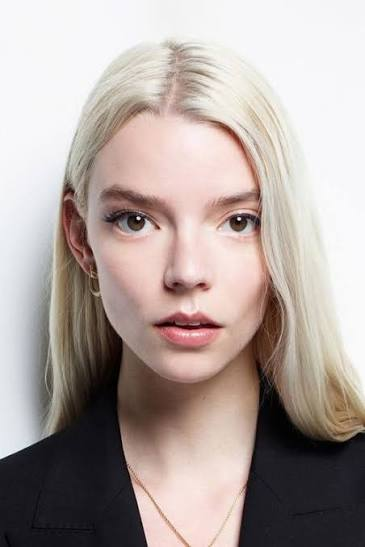
#> input picture Fotos originales/ana-taylo-joy.jpg, 365 x 547 px, found by its file name
$ jupyter execute fotoapp_testdev.ipynb   (older library calls are emulated)
#> lines starting #> are read from the running program, lines starting #| are printed output that depends on the picture
### fotoapp.py
# ----------------- FOTOAPP -----------------
# Procesamiento de imágenes con Python

from io import BytesIO
from pathlib import Path
from urllib.error import HTTPError, URLError
from urllib.request import Request, urlopen
import os
import cv2
import matplotlib.pyplot as plt
import numpy as np
from PIL import Image, ImageFilter, ImageOps


# ----------------- CONFIGURACIÓN -----------------
# Dimensiones recomendadas para cada red social
DIMENSIONES = {
    "youtube": (1280, 720),
    "instagram": (1080, 1350),
    "twitter": (1600, 900),
    "facebook": (1200, 630),}

# Filtros disponibles en el menú
FILTROS_MENU = {
    "1": "blur",
    "2": "contour",
    "3": "detail",
    "4": "edge enhance",
    "5": "edge enhance more",
    "6": "emboss",
    "7": "find edges",
    "8": "sharpen",
    "9": "smooth",}

FILTROS_PILLOW = {
    "blur": ImageFilter.BLUR,
    "contour": ImageFilter.CONTOUR,
    "detail": ImageFilter.DETAIL,
    "edge enhance": ImageFilter.EDGE_ENHANCE,
    "edge enhance more": ImageFilter.EDGE_ENHANCE_MORE,
    "emboss": ImageFilter.EMBOSS,
    "find edges": ImageFilter.FIND_EDGES,
    "sharpen": ImageFilter.SHARPEN,
    "smooth": ImageFilter.SMOOTH,}


# ----------------- FUNCIONES AUXILIARES -----------------

# [7 lines left out: function validar_imagen, not called in this run]


def es_entorno_interactivo():
    """Indica si el programa se está ejecutando en Jupyter o Google Colab."""
    try:
        from IPython import get_ipython
        return get_ipython() is not None
    except ImportError:
        return False


# [75 lines left out: functions limpiar_pantalla, mostrar_comparacion, pausar_y_cerrar_figuras, abrir_imagen, not called in this run]


def leer_y_redimensionar(ruta, palabra_clave, guardar_en=None):
    """
    Redimensiona una imagen según la plataforma elegida, conserva su
    proporción y la centra sobre un lienzo blanco.
    """
#> called with palabra_clave = 'Youtube'
    plataforma = palabra_clave.lower().strip()
    if plataforma not in DIMENSIONES:
        plataformas = ", ".join(DIMENSIONES.keys())
        raise ValueError(f"Plataforma no válida. Opciones: {plataformas}.")
    imagen = abrir_imagen(ruta)
#> in abrir_imagen, imagen is the input picture: PIL image 365x547 RGB; mean R, G, B 176.2, 164, 159.5
    ancho, alto = DIMENSIONES[plataforma]
    imagen_ajustada = ImageOps.contain(imagen, (ancho, alto), method=Image.Resampling.LANCZOS,)
    lienzo = Image.new("RGB", (ancho, alto), "white")
#> lienzo: PIL image 1280x720 RGB; every value is 255
    posicion = (
        (ancho - imagen_ajustada.width) // 2,
        (alto - imagen_ajustada.height) // 2,)
#> posicion = (400, 0)
    lienzo.paste(imagen_ajustada, posicion)
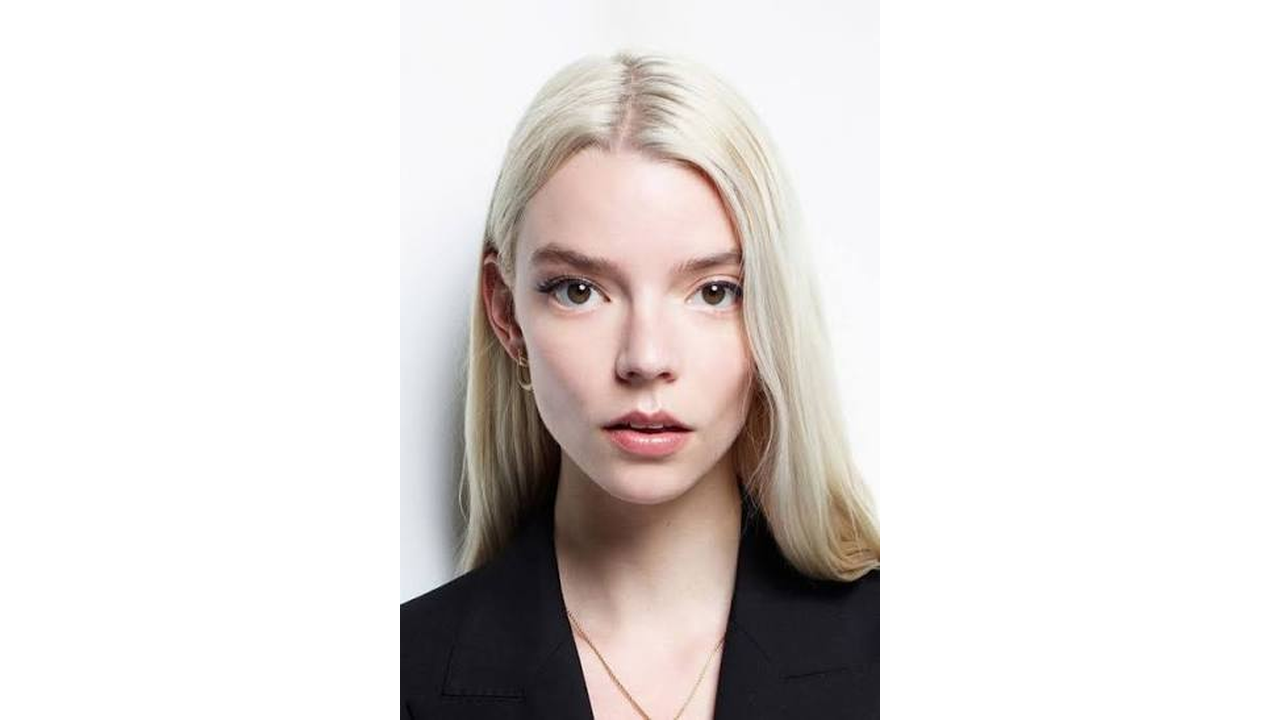
#> lienzo: PIL image 1280x720 RGB; mean R, G, B 225.5, 220.9, 219.2
    if guardar_en is not None:
        ruta_guardado = Path(guardar_en)
        ruta_guardado.parent.mkdir(parents=True, exist_ok=True)
        lienzo.save(ruta_guardado)
    return lienzo


# ----------------- (2) AJUSTAR CONTRASTE -----------------
# [142 lines left out: functions ajustar_contraste_histograma, aplicar_filtro, detectar_bordes, main, not called in this run]


# Ejecutar el menú solamente cuando se inicia este archivo directamente.
# [2 lines that do not run on import are left out]

### fotoapp_testdev.ipynb
# **Proyecto 2: Procesamiento de imágenes y modelos de regresión con Python**
### **Primera parte**

**Alumnos:** Colombo Carolina - Eket Leandro

##**Inciso 1. Leer y redimensionar una imagen**

[cell 1]
from pathlib import Path
import sys

try:
    # Si estamos en Google Colab, montamos Drive y usamos la ruta de Drive
    from google.colab import drive
    drive.mount('/content/drive')
    base_dir = Path("/content/drive/MyDrive/Colab Notebooks/Proyecto2")
except ImportError:
    # Si estamos en local (VS Code / Jupyter), usamos la carpeta actual del proyecto
    base_dir = Path.cwd()
folder = str(base_dir / "Fotos originales")
resultados = str(base_dir / "Resultados")

# Nos aseguramos de que la carpeta Resultados exista y que Python encuentre fotoapp.py
Path(resultados).mkdir(parents=True, exist_ok=True)
if str(base_dir) not in sys.path:
    sys.path.append(str(base_dir))

[cell 2]
# importamos 'fotoapp.py'
from fotoapp import abrir_imagen, leer_y_redimensionar, ajustar_contraste_histograma, aplicar_filtro, detectar_bordes
import matplotlib.pyplot as plt
from PIL import Image, ImageOps, ImageEnhance
import cv2
import numpy as np

[cell 3]
# definimos la ruta de la imagen
ruta = folder + "/ana-taylo-joy.jpg"
#ruta = folder + "/timothee-chalamet.jpg"
#ruta = folder + "/zendaya.jpg"
#ruta = folder + "/tom-holland.jpg"

[cell 4]
# Usamos la función con las cuatro plataformas
dimensiones = ["Youtube", "Instagram", "Twitter", "Facebook"]
for plataforma in dimensiones:
    nombre_archivo = f"redimensionada_{plataforma.lower()}.png"
    ruta_guardado = resultados + "/" + nombre_archivo

    resultado = leer_y_redimensionar(ruta, plataforma, ruta_guardado)

    print(plataforma, resultado.size)
#| Youtube (1280, 720)

    plt.figure(figsize=(6, 4))
    plt.imshow(resultado)
    plt.title(f"Imagen para {plataforma}")
    plt.axis("off")
    plt.show()

##**Inciso 2. Ajustar el contraste mediante el histograma**

[cell 5]
# Abrimos la fotografía original
imagen_original = Image.open(ruta).convert("RGB")

# Creamos una versión más oscura
oscura = ImageEnhance.Brightness(imagen_original).enhance(0.3)
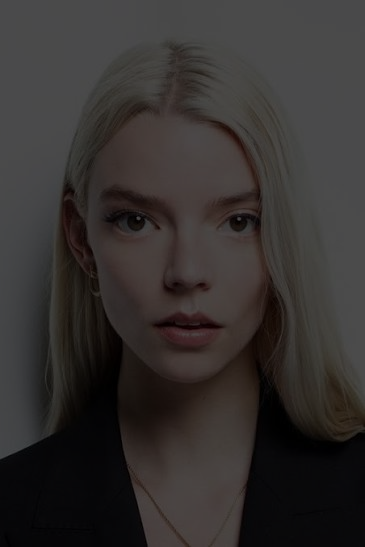
#> oscura: PIL image 365x547 RGB; mean R, G, B 52.4, 48.8, 47.4
oscura.save(resultados + "/oscura.jpg")

# Creamos una versión con exceso de luz
sobreexpuesta = ImageEnhance.Brightness(imagen_original).enhance(2.0)
sobreexpuesta.save(resultados + "/sobreexpuesta.jpg")

[cell 6]
# Mostramos las tres imágenes para comparar
figura, ejes = plt.subplots(1, 3, figsize=(15, 5))

ejes[0].imshow(imagen_original)
ejes[0].set_title("Imagen original")

ejes[1].imshow(oscura)
ejes[1].set_title("Imagen oscura")

ejes[2].imshow(sobreexpuesta)
ejes[2].set_title("Imagen sobreexpuesta")

for eje in ejes:
    eje.axis("off")

plt.tight_layout()
plt.show()
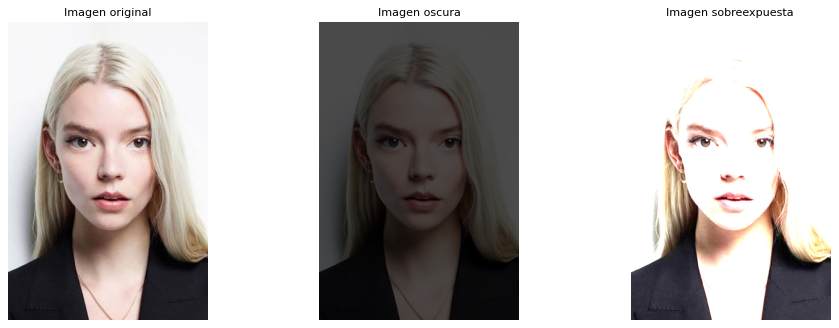
#> figure drawn by matplotlib, 3 panels

[cell 7]
# Ecualizamos la imagen oscura
resultado_oscura = ajustar_contraste_histograma(oscura, resultados + "/contraste_oscura.png")
#> in ajustar_contraste_histograma, `imagen_ycrcb = cv2.cvtColor(imagen_array, cv2.COLOR_RGB2YCrCb)`: imagen_ycrcb: shape (547, 365, 3); mean of channels 0, 1, 2 49.7, 129.9, 126.8
#> in ajustar_contraste_histograma, `y_ecualizado = cv2.equalizeHist(y)`:
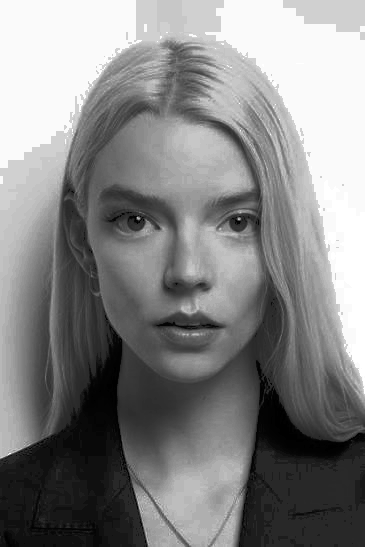
#> y_ecualizado: shape (547, 365); min 0, max 255, mean 132.5
#> in ajustar_contraste_histograma, `imagen_ecualizada = cv2.merge((y_ecualizado, cr, cb))`: imagen_ecualizada: shape (547, 365, 3); mean of channels 0, 1, 2 132.5, 129.9, 126.8

# Ecualizamos la imagen sobreexpuesta
resultado_sobreexpuesta = ajustar_contraste_histograma(sobreexpuesta, resultados + "/contraste_sobreexpuesta.png")
#> in ajustar_contraste_histograma (call 2), `imagen_ycrcb = cv2.cvtColor(imagen_array, cv2.COLOR_RGB2YCrCb)`: imagen_ycrcb: shape (547, 365, 3); mean of channels 0, 1, 2 210.5, 131.4, 125.8
#> in ajustar_contraste_histograma (call 2), `y, cr, cb = cv2.split(imagen_ycrcb)`:
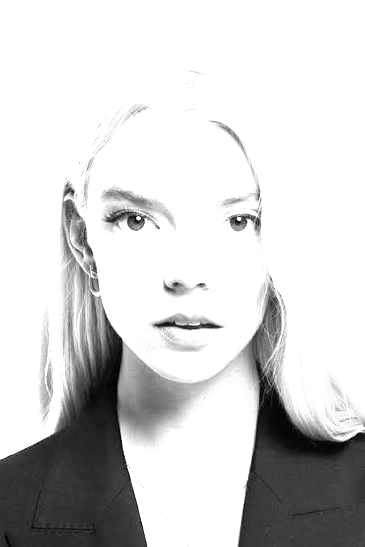
#> y: shape (547, 365); min 0, max 255, mean 210.5
#> in ajustar_contraste_histograma (call 2), `imagen_ecualizada = cv2.merge((y_ecualizado, cr, cb))`: imagen_ecualizada: shape (547, 365, 3); mean of channels 0, 1, 2 185.6, 131.4, 125.8
#> in ajustar_contraste_histograma (call 2), `imagen_ecualizada = cv2.cvtColor(imagen_ecualizada, cv2.COLOR_YCrCb2RG..`:
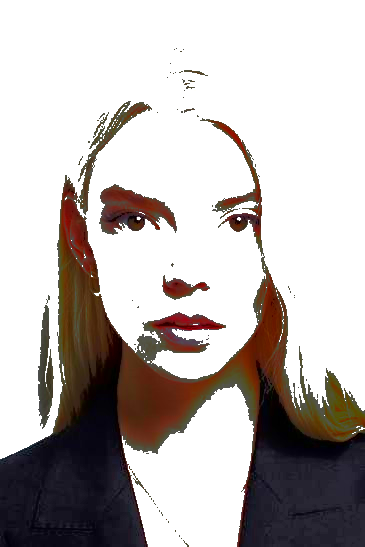
#> imagen_ecualizada: shape (547, 365, 3); mean R, G, B 190.3, 184, 181.9

##**Inciso 3. Filtros**

[cell 8]
imagen = Image.open(ruta).convert("RGB")
nombres_filtros = [
    "Blur",
    "Contour",
    "Detail",
    "Edge Enhance",
    "Edge Enhance More",
    "Emboss",
    "Find Edges",
    "Sharpen",
    "Smooth"]

for nombre in nombres_filtros:
    archivo = nombre.lower().replace(" ", "_")
    aplicar_filtro(
        imagen,
        nombre,
        resultados + "/filtro_" + archivo + ".png")

### Comparación de los 9 filtros de Pillow
- **Suavizado y enfoque:** `Blur` y `Smooth` reducen el ruido y suavizan detalles finos (`Blur` es más marcado), mientras que `Sharpen` y `Detail` realzan la nitidez y los detalles locales.
- **Realce de bordes:** `Edge Enhance` y `Edge Enhance More` acentúan los contornos manteniendo la imagen original de fondo (`Edge Enhance More` con mayor intensidad).
- **Efectos artísticos / extracción de contornos:** `Contour` y `Find Edges` destacan casi exclusivamente los bordes sobre fondo claro u oscuro respectivamente, y `Emboss` genera un efecto de relieve en escala de grises.

##**Inciso 4. Detección de bordes y contornos**

[cell 9]
# Cargamos la imagen
imagen = Image.open(ruta).convert("RGB")

# Aplicamos Sobel y guardamos la comparación
resultado_sobel = detectar_bordes(imagen,"sobel",resultados + "/comparacion_sobel.png")
#> in detectar_bordes, `gris = cv2.cvtColor( np.array(imagen.convert("RGB")), cv2.COLOR_RGB2GR..`:
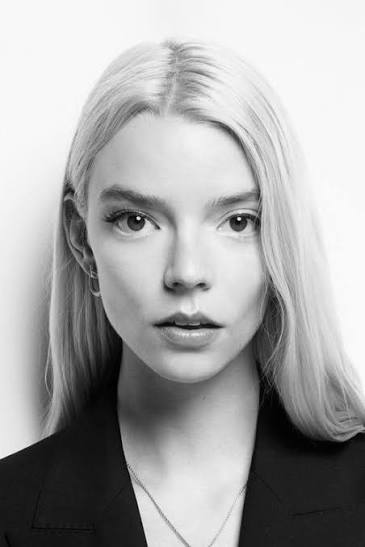
#> gris: shape (547, 365); min 0, max 253, mean 167.1
#> in detectar_bordes, `gradiente_x = cv2.Sobel(gris, cv2.CV_64F, 1, 0, ksize=3)`:
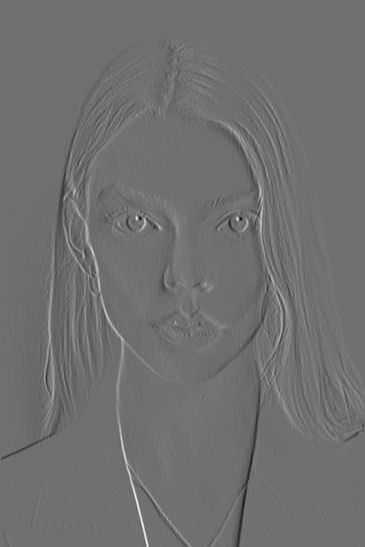
#> gradiente_x: shape (547, 365) float64; min -712, max 905, mean -0.2; drawn with min black and max white

# Aplicamos Canny y guardamos la comparación
resultado_canny = detectar_bordes(imagen,"canny", resultados + "/comparacion_canny.png")
#> call 2 of detectar_bordes, with tecnica = 'canny'
#> in detectar_bordes (call 2), `bordes = cv2.Canny(gris, 100, 200)`:
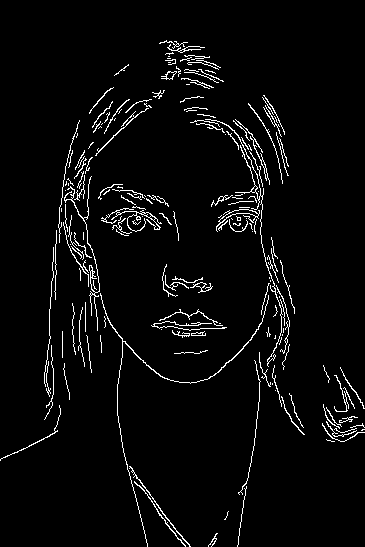
#> bordes: shape (547, 365); 3.8% white in thin lines or dots

[cell 10]
# Ajustamos y comparamos diferentes parámetros de Canny
gris = cv2.cvtColor(np.array(imagen), cv2.COLOR_RGB2GRAY)

canny_1 = cv2.Canny(gris, 50, 150)
#> canny_1: shape (547, 365); 6.5% white in thin lines or dots
canny_2 = cv2.Canny(gris, 100, 200)
canny_3 = cv2.Canny(gris, 150, 250)
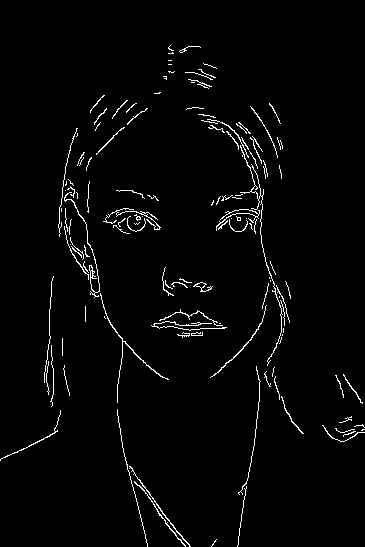
#> canny_3: shape (547, 365); 2.4% white in thin lines or dots

figura, ejes = plt.subplots(1, 3, figsize=(15, 5))

ejes[0].imshow(canny_1, cmap="gray")
ejes[0].set_title("Canny (50, 150)")

ejes[1].imshow(canny_2, cmap="gray")
ejes[1].set_title("Canny (100, 200)")

ejes[2].imshow(canny_3, cmap="gray")
ejes[2].set_title("Canny (150, 250)")

for eje in ejes:
    eje.axis("off")

plt.tight_layout()
figura.savefig(
    resultados + "/prueba_parametros_canny.png",
    dpi=150,
    bbox_inches="tight")
plt.show()
plt.close(figura)

### Comparación de técnicas y parámetros
- **Sobel vs. Canny:** `Sobel` calcula la magnitud del gradiente en X e Y produciendo bordes continuos con distintos niveles de intensidad (escala de grises), mientras que `Canny` aplica supresión de no-máximos e histéresis para obtener contornos binarizados, finos y bien definidos tipo boceto.
- **Ajuste de umbrales en Canny:** Con `(50, 150)` aparecen más detalles finos y algo de ruido del fondo; con `(150, 250)` se pierden trazos suaves del rostro; el par `(100, 200)` logra el mejor equilibrio entre definición de rasgos y limpieza del fondo.

##**Inciso 5. Menú principal de la aplicación**

[cell 11]
import importlib
import fotoapp

# Recargamos el archivo actualizado
importlib.reload(fotoapp)

# Ejecutamos el menú
fotoapp.main(resultados)
#> the answer given: 1
#> the answer given: Fotos originales/ana-taylo-joy.jpg
#> the answer given: out.png
